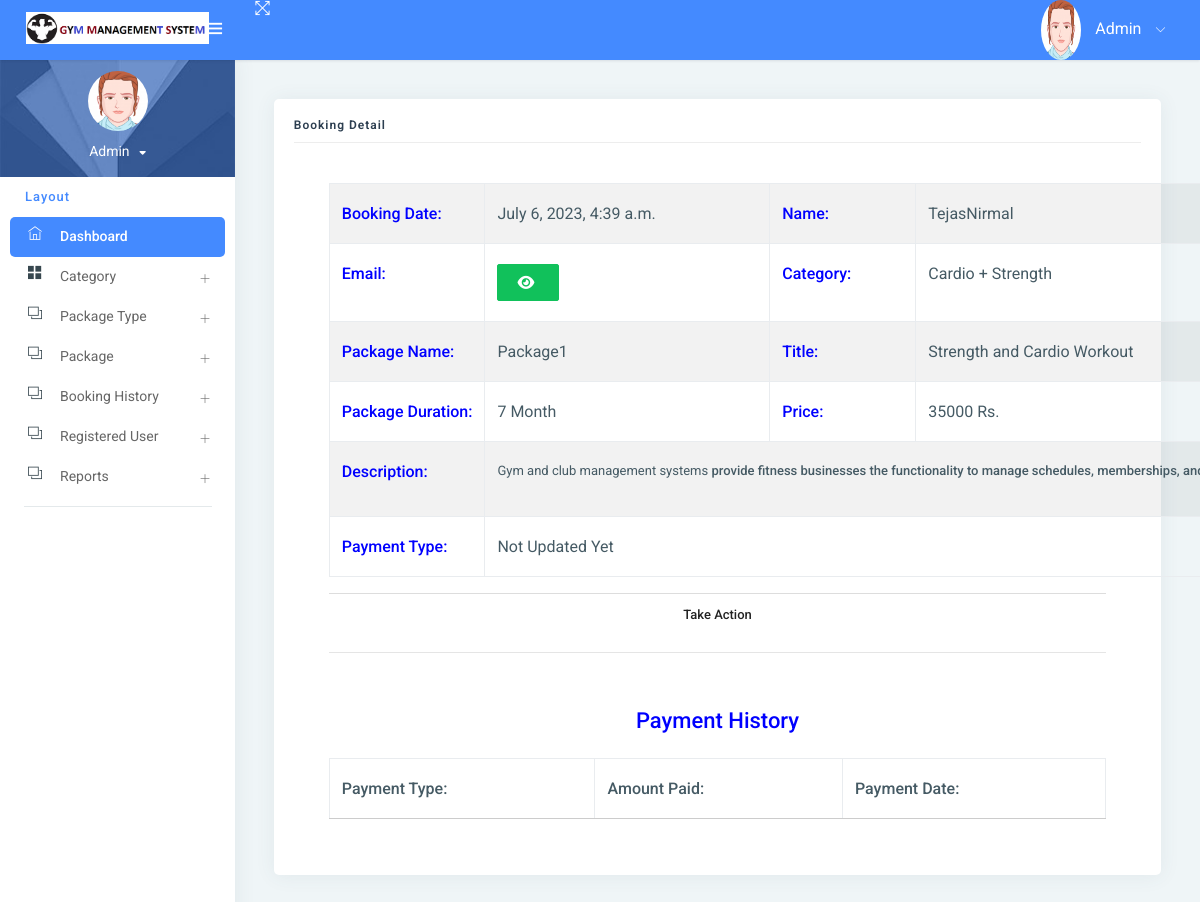
The app's page /booking_detail/5/ (signed in) with its own data.
### gym/models.py (models this page shows, shortened)
class Booking(models.Model):
    package = models.ForeignKey(Package, on_delete=models.CASCADE, null=True, blank=True)
    register = models.ForeignKey(Signup, on_delete=models.CASCADE, null=True, blank=True)
    bookingnumber = models.CharField(max_length=100, null=True, blank=True)
    status = models.IntegerField(choices=STATUS, default=1)
    creationdate = models.DateTimeField(auto_now_add=True)

class Signup(models.Model):
    user = models.ForeignKey(User, on_delete=models.CASCADE, null=True)
    mobile = models.CharField(max_length=15, null=True)
    state = models.CharField(max_length=150, null=True)
    city = models.CharField(max_length=150, null=True)
    address = models.CharField(max_length=200, null=True)
    creationdate = models.DateTimeField(auto_now_add=True)

class Package(models.Model):
    category = models.ForeignKey(Category, on_delete=models.CASCADE, null=True)
    packagename = models.ForeignKey(Packagetype, on_delete=models.CASCADE, null=True)
    titlename = models.CharField(max_length=200, null=True)
    packageduration = models.CharField(max_length=50, null=True)
    price = models.CharField(max_length=200, null=True)
    description = models.CharField(max_length=200, null=True)
    creationdate = models.DateTimeField(auto_now_add=True)

class Category(models.Model):
    categoryname = models.CharField(max_length=200, null=True)
    status = models.CharField(max_length=300, null=True)
    creationdate = models.DateTimeField(auto_now_add=True)

class Packagetype(models.Model):
    category = models.ForeignKey(Category, on_delete=models.CASCADE, null=True)
    packagename = models.CharField(max_length=200, null=True)
    creationdate = models.DateTimeField(auto_now_add=True)
    def __str__(self):
        return self.packagename

### gym/views.py (the view, shortened to what this page needs)
# urls.py: path('booking_detail/<int:pid>/', booking_detail, name="booking_detail"),
def booking_detail(request, pid):
    data = Booking.objects.get(id=pid)
    payment = Paymenthistory.objects.filter(booking=data)
    if request.user.is_staff:
        return render(request, "admin/admin_booking_detail.html", locals())
    else:
        return render(request, "user_booking_detail.html", locals())

### gym/templates/admin/admin_booking_detail.html (shortened to what this page needs)
{% extends 'admin_base.html' %}
{% load static custom_tags %}
{% block main %}
<link rel="stylesheet" href="https://cdnjs.cloudflare.com/ajax/libs/font-awesome/6.2.0/css/all.min.css" />
<div class="pcoded-inner-content">
    <div class="main-body">
        <div class="page-wrapper">
            <div class="page-body">
                <div class="row">
                    <div class="col-sm-12">
                        <div class="card">
                            <div class="card-block">
                                <h4 class="sub-title">Booking Detail</h4>
                                <div class="card-body">
                                <div class="container">
                                    <table id="example1" class="table table-bordered table-striped">
                                        <tr>
                                            <th style="color:blue">Booking Date:</th>
                                            <td>{{data.creationdate}}</td>
                                            <th style="color:blue">Name:</th>
                                            <td>{{data.register.user.first_name}}{{data.register.user.last_name}}</td>
                                        </tr>
                                        <tr>
                                            <th style="color:blue">Email:</th>
                                            <td>
                                                <button type="button" class="btn btn-success" id="email-btn-{{forloop.counter}}" onclick="togglePassword('email-{{forloop.counter}}', this.id)"><i class="fa fa-eye"></i></button>
                                            </td>
                                            <th style="color:blue">Category:</th>
                                            <td>{{data.package.category.categoryname}}</td>
                                        </tr>
                                        <tr>
                                            <th style="color:blue">Package Name:</th>
                                            <td>{{data.package.packagename}}</td>
                                            <th style="color:blue">Title:</th>
                                            <td>{{data.package.titlename}}</td>
                                        </tr>
                                        <tr>
                                            <th style="color:blue">Package Duration:</th>
                                            <td>{{data.package.packageduration}}</td>
                                            <th style="color:blue">Price:</th>
                                            <td>{{data.package.price}} Rs.</td>
                                        </tr>
                                        <tr>
                                            <th style="color:blue">Description:</th>
                                            <td colspan="12">{{data.package.description|safe}}</td>
                                        </tr>
                                        <tr>
                                            <th style="color:blue">Payment Type:</th>
                                             <td colspan="12">{{data.get_status_display}}</td>
                                        </tr>
                                    </table>
                                    {% if data.status == 1 %}
                                    <center>
                                        <div class="accordion-heading" role="tab" id="headingOne">
                                                <h3 class="card-title accordion-title"><a class="accordion-msg waves-effect waves-dark" data-toggle="collapse" data-parent="#accordion" href="#collapseOne" aria-expanded="true" aria-controls="collapseOne">
                                                    Take Action</a>
                                                </h3>
                                        </div>
                                    </center>
                                    {% endif %}
                                    <hr>
                                    {% if data.status != "New" %}
                                    <table id="example6" class="table table-bordered table-striped">
                                        <div class="card-body">
                                            <tr>
                                                <center>
                                                    <h4 style="color:blue">Payment History</h4>
                                                </center>
                                            </tr>
                                            <table id="example5" class="table table-bordered table-striped">
                                                <thead>
                                                <tr>
                                                    <th>Payment Type:</th>
                                                    <th>Amount Paid:</th>
                                                    <th>Payment Date:</th>
                                                </tr>
                                                </thead>
                                            </table>
                                        </div>
                                    </table>
                                    {% endif %}
                                </div>
                                </div>
                            </div>
                        </div>
                    </div>
                </div>
            </div>
        </div>
    </div>
</div>
{% endblock %}

### gym/templates/admin/admin_booking_detail.html (style rules this page uses)
td { padding:0px; }

### records on screen
Booking: creationdate "July 6, 2023, 4:39 a.m.", register.user.first_name "Tejas", register.user.last_name "Nirmal", package.category.categoryname "Cardio + Strength", package.packagename "Package1", package.titlename "Strength and Cardio Workout", package.packageduration "7 Month", package.price "35000", package.description "Gym and club management systems provide fitness businesses the functionality to manage schedules, memberships,…", status "Not Updated Yet"
